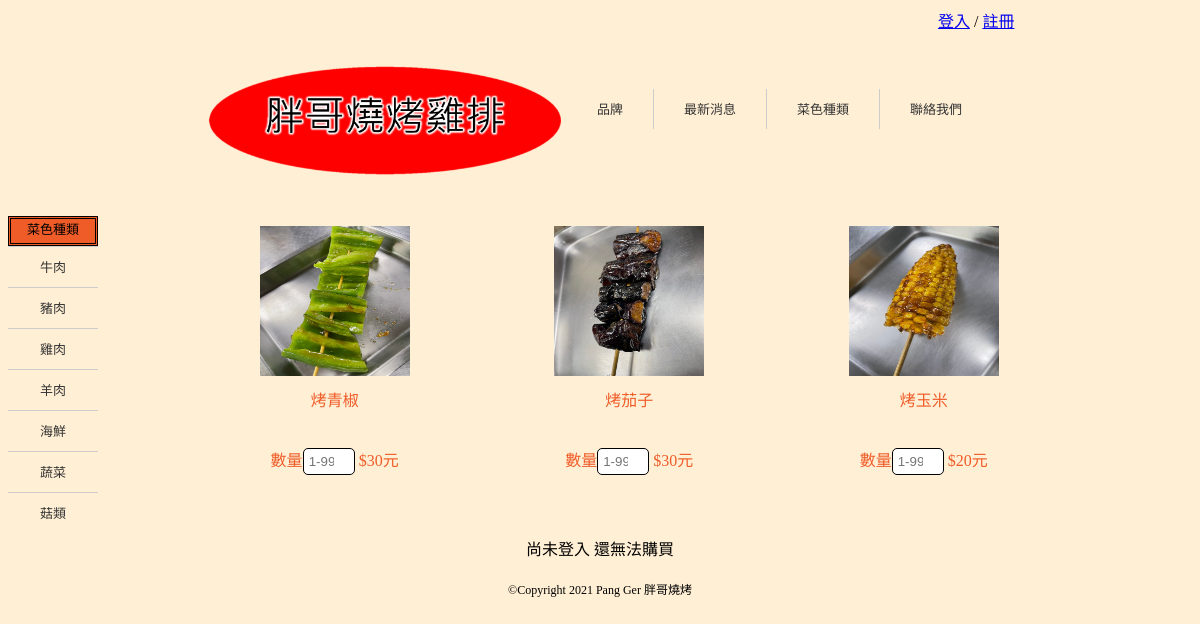
Screenshot of /dish/vegetables/ with the database file from the repository.
### myapp/models.py (models this page shows, shortened)
class vegetableview(models.Model):
    salename = models.CharField(max_length=20)
    saleprice = models.IntegerField(default=0)
    imgname = models.CharField(max_length=20)

### myapp/views.py (the view, shortened to what this page needs)
# urls.py: url(r'^dish/vegetables/$',views.vegetables),
def vegetables(request):
    vegetables=models.vegetableview.objects.all()
    now=datetime.now()
    return render(request,"dish/vegetables.html",locals())

### templates/dish/vegetables.html (shortened to what this page needs)
{% extends "dish/dish_base.html" %}
{% load static %}
{% block content_dish %}
    {% for vegetable in vegetables %}
        <div class="food">
            <img src="/static/images/蔬菜/{{ vegetable.imgname }}.jpg"/>
            <font id='sales'>{{ vegetable.salename }}</font>
            <div>
                <font>數量</font><input type="number" name="number" onchange="count()" id='ex-1' placeholder="1-99">
                $<font id="saleprice" name="num">{{ vegetable.saleprice }}</font>元
            </div>
        </div>
    {% endfor %}
{% endblock %}

### static/css/main_style.css (style rules this page uses)
html { -webkit-text-size-adjust: none; text-size-adjust: none; }

### static/css/style2.css (style rules this page uses)
.food { width:30%; display: flex; flex-direction: column; align-items: center; }
.food div input { width: 19%; }
.item div { margin: 10px; height: 40%; color: #ef5c28; text-align: center; float: left; }
.item div img { width: 150px; height: 150px; }
.item div div { width: 100% }
input[type="number"] { padding: 5px 5px; border: 1px black solid; cursor: pointer; -webkit-border-radius: 5px; border-radius: 5px; width: 40px; height: 100%; }

### rows the page displays
vegetableview: shows a picture, salename "烤青椒", saleprice "30"
vegetableview: shows a picture, salename "烤茄子", saleprice "30"
vegetableview: shows a picture, salename "烤玉米", saleprice "20"
